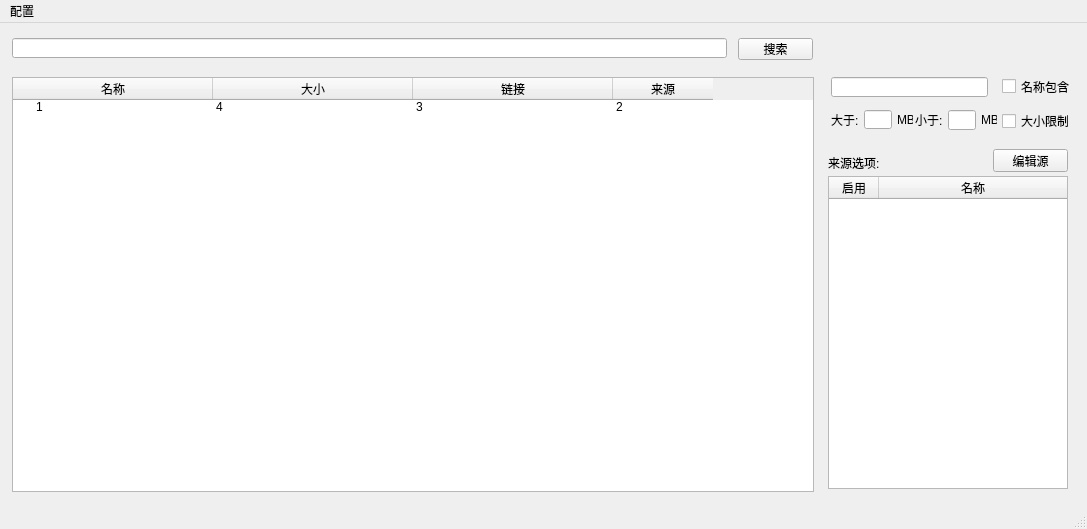
<?xml version="1.0" encoding="UTF-8"?>
<ui version="4.0">
 <class>MainWindow</class>
 <widget class="QMainWindow" name="MainWindow">
  <property name="geometry">
   <rect>
    <x>0</x>
    <y>0</y>
    <width>1087</width>
    <height>529</height>
   </rect>
  </property>
  <property name="sizePolicy">
   <sizepolicy hsizetype="Fixed" vsizetype="Fixed">
    <horstretch>0</horstretch>
    <verstretch>0</verstretch>
   </sizepolicy>
  </property>
  <property name="windowTitle">
   <string>MagSearch</string>
  </property>
  <property name="tabShape">
   <enum>QTabWidget::Rounded</enum>
  </property>
  <widget class="QWidget" name="centralwidget">
   <widget class="QLineEdit" name="input_lineedit">
    <property name="geometry">
     <rect>
      <x>12</x>
      <y>15</y>
      <width>715</width>
      <height>20</height>
     </rect>
    </property>
   </widget>
   <widget class="QPushButton" name="search_pushbutton">
    <property name="geometry">
     <rect>
      <x>738</x>
      <y>15</y>
      <width>75</width>
      <height>22</height>
     </rect>
    </property>
    <property name="text">
     <string>搜索</string>
    </property>
   </widget>
   <widget class="QTreeWidget" name="result_treewidget">
    <property name="geometry">
     <rect>
      <x>12</x>
      <y>54</y>
      <width>802</width>
      <height>415</height>
     </rect>
    </property>
    <property name="sizePolicy">
     <sizepolicy hsizetype="Fixed" vsizetype="Fixed">
      <horstretch>0</horstretch>
      <verstretch>0</verstretch>
     </sizepolicy>
    </property>
    <attribute name="headerVisible">
     <bool>true</bool>
    </attribute>
    <attribute name="headerCascadingSectionResizes">
     <bool>false</bool>
    </attribute>
    <attribute name="headerDefaultSectionSize">
     <number>200</number>
    </attribute>
    <attribute name="headerHighlightSections">
     <bool>true</bool>
    </attribute>
    <attribute name="headerShowSortIndicator" stdset="0">
     <bool>true</bool>
    </attribute>
    <attribute name="headerStretchLastSection">
     <bool>false</bool>
    </attribute>
    <column>
     <property name="text">
      <string>名称</string>
     </property>
     <property name="textAlignment">
      <set>AlignHCenter|AlignVCenter|AlignCenter</set>
     </property>
    </column>
    <column>
     <property name="text">
      <string>大小</string>
     </property>
     <property name="textAlignment">
      <set>AlignHCenter|AlignVCenter|AlignCenter</set>
     </property>
    </column>
    <column>
     <property name="text">
      <string>链接</string>
     </property>
     <property name="textAlignment">
      <set>AlignHCenter|AlignVCenter|AlignCenter</set>
     </property>
    </column>
    <column>
     <property name="text">
      <string>来源</string>
     </property>
     <property name="textAlignment">
      <set>AlignHCenter|AlignVCenter|AlignCenter</set>
     </property>
    </column>
    <item>
     <property name="text">
      <string>1</string>
     </property>
     <property name="textAlignment">
      <set>AlignHCenter|AlignVCenter|AlignCenter</set>
     </property>
     <property name="text">
      <string>4</string>
     </property>
     <property name="textAlignment">
      <set>AlignHCenter|AlignVCenter|AlignCenter</set>
     </property>
     <property name="text">
      <string>3</string>
     </property>
     <property name="textAlignment">
      <set>AlignHCenter|AlignVCenter|AlignCenter</set>
     </property>
     <property name="text">
      <string>2</string>
     </property>
     <property name="textAlignment">
      <set>AlignHCenter|AlignVCenter|AlignCenter</set>
     </property>
    </item>
   </widget>
   <widget class="QLineEdit" name="filter_lineedit">
    <property name="geometry">
     <rect>
      <x>831</x>
      <y>54</y>
      <width>157</width>
      <height>20</height>
     </rect>
    </property>
   </widget>
   <widget class="QCheckBox" name="use_filter_checkbox">
    <property name="geometry">
     <rect>
      <x>1002</x>
      <y>54</y>
      <width>70</width>
      <height>19</height>
     </rect>
    </property>
    <property name="text">
     <string>名称包含</string>
    </property>
   </widget>
   <widget class="QLineEdit" name="lineEdit">
    <property name="geometry">
     <rect>
      <x>948</x>
      <y>87</y>
      <width>28</width>
      <height>20</height>
     </rect>
    </property>
   </widget>
   <widget class="QLineEdit" name="lineEdit_2">
    <property name="geometry">
     <rect>
      <x>864</x>
      <y>87</y>
      <width>28</width>
      <height>19</height>
     </rect>
    </property>
   </widget>
   <widget class="QLabel" name="label">
    <property name="geometry">
     <rect>
      <x>831</x>
      <y>87</y>
      <width>34</width>
      <height>19</height>
     </rect>
    </property>
    <property name="text">
     <string>大于:</string>
    </property>
   </widget>
   <widget class="QLabel" name="label_2">
    <property name="geometry">
     <rect>
      <x>915</x>
      <y>87</y>
      <width>34</width>
      <height>19</height>
     </rect>
    </property>
    <property name="text">
     <string>小于:</string>
    </property>
   </widget>
   <widget class="QCheckBox" name="use_filter_checkbox_2">
    <property name="geometry">
     <rect>
      <x>1002</x>
      <y>87</y>
      <width>67</width>
      <height>22</height>
     </rect>
    </property>
    <property name="text">
     <string>大小限制</string>
    </property>
   </widget>
   <widget class="QTreeWidget" name="treeWidget">
    <property name="geometry">
     <rect>
      <x>828</x>
      <y>153</y>
      <width>240</width>
      <height>313</height>
     </rect>
    </property>
    <property name="sizePolicy">
     <sizepolicy hsizetype="Fixed" vsizetype="Fixed">
      <horstretch>0</horstretch>
      <verstretch>0</verstretch>
     </sizepolicy>
    </property>
    <attribute name="headerDefaultSectionSize">
     <number>50</number>
    </attribute>
    <column>
     <property name="text">
      <string>启用</string>
     </property>
     <property name="textAlignment">
      <set>AlignHCenter|AlignVCenter|AlignCenter</set>
     </property>
    </column>
    <column>
     <property name="text">
      <string>名称</string>
     </property>
     <property name="textAlignment">
      <set>AlignHCenter|AlignVCenter|AlignCenter</set>
     </property>
    </column>
   </widget>
   <widget class="QLabel" name="label_3">
    <property name="geometry">
     <rect>
      <x>828</x>
      <y>132</y>
      <width>58</width>
      <height>16</height>
     </rect>
    </property>
    <property name="text">
     <string>来源选项:</string>
    </property>
   </widget>
   <widget class="QPushButton" name="pushButton">
    <property name="geometry">
     <rect>
      <x>993</x>
      <y>126</y>
      <width>75</width>
      <height>23</height>
     </rect>
    </property>
    <property name="text">
     <string>编辑源</string>
    </property>
   </widget>
   <widget class="QLabel" name="label_4">
    <property name="geometry">
     <rect>
      <x>897</x>
      <y>87</y>
      <width>16</width>
      <height>19</height>
     </rect>
    </property>
    <property name="text">
     <string>MB</string>
    </property>
   </widget>
   <widget class="QLabel" name="label_5">
    <property name="geometry">
     <rect>
      <x>981</x>
      <y>87</y>
      <width>16</width>
      <height>19</height>
     </rect>
    </property>
    <property name="text">
     <string>MB</string>
    </property>
   </widget>
  </widget>
  <widget class="QStatusBar" name="statusbar"/>
  <widget class="QMenuBar" name="menuBar">
   <property name="geometry">
    <rect>
     <x>0</x>
     <y>0</y>
     <width>1087</width>
     <height>23</height>
    </rect>
   </property>
   <widget class="QMenu" name="menu">
    <property name="title">
     <string>配置</string>
    </property>
    <addaction name="action"/>
    <addaction name="action_2"/>
   </widget>
   <addaction name="menu"/>
  </widget>
  <action name="action">
   <property name="text">
    <string>配置源</string>
   </property>
  </action>
  <action name="action_2">
   <property name="text">
    <string>导入配置</string>
   </property>
  </action>
 </widget>
 <resources/>
 <connections/>
</ui>
